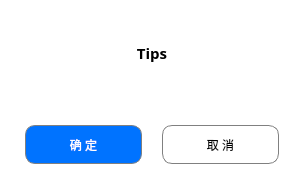
<?xml version="1.0" encoding="UTF-8"?>
<ui version="4.0">
 <class>QTipsWidget</class>
 <widget class="QWidget" name="QTipsWidget">
  <property name="geometry">
   <rect>
    <x>0</x>
    <y>0</y>
    <width>304</width>
    <height>184</height>
   </rect>
  </property>
  <property name="windowTitle">
   <string>Form</string>
  </property>
  <property name="styleSheet">
   <string notr="true">#QTipsWidget{
	
	background-color: rgb(255, 255, 255);
}

QPushButton{
border:1px solid;
border-radius:10px;
border-color:gray;
}</string>
  </property>
  <layout class="QVBoxLayout" name="verticalLayout" stretch="4,3">
   <property name="spacing">
    <number>0</number>
   </property>
   <property name="leftMargin">
    <number>0</number>
   </property>
   <property name="topMargin">
    <number>0</number>
   </property>
   <property name="rightMargin">
    <number>0</number>
   </property>
   <property name="bottomMargin">
    <number>0</number>
   </property>
   <item>
    <layout class="QHBoxLayout" name="horizontalLayout">
     <property name="topMargin">
      <number>0</number>
     </property>
     <item>
      <widget class="QLabel" name="TipsLabel">
       <property name="font">
        <font>
         <family>微软雅黑</family>
         <pointsize>11</pointsize>
         <weight>75</weight>
         <bold>true</bold>
        </font>
       </property>
       <property name="text">
        <string>Tips</string>
       </property>
       <property name="alignment">
        <set>Qt::AlignCenter</set>
       </property>
      </widget>
     </item>
    </layout>
   </item>
   <item>
    <layout class="QHBoxLayout" name="horizontalLayout_2" stretch="1,1">
     <property name="spacing">
      <number>20</number>
     </property>
     <property name="leftMargin">
      <number>25</number>
     </property>
     <property name="topMargin">
      <number>20</number>
     </property>
     <property name="rightMargin">
      <number>25</number>
     </property>
     <property name="bottomMargin">
      <number>20</number>
     </property>
     <item>
      <widget class="QPushButton" name="ConfirmPushButton">
       <property name="sizePolicy">
        <sizepolicy hsizetype="Preferred" vsizetype="Preferred">
         <horstretch>0</horstretch>
         <verstretch>0</verstretch>
        </sizepolicy>
       </property>
       <property name="font">
        <font>
         <family>微软雅黑</family>
         <weight>50</weight>
         <bold>false</bold>
        </font>
       </property>
       <property name="styleSheet">
        <string notr="true">background-color:#0073FF;
color:white</string>
       </property>
       <property name="text">
        <string>确 定</string>
       </property>
      </widget>
     </item>
     <item>
      <widget class="QPushButton" name="CancelPushButton">
       <property name="sizePolicy">
        <sizepolicy hsizetype="Preferred" vsizetype="Preferred">
         <horstretch>0</horstretch>
         <verstretch>0</verstretch>
        </sizepolicy>
       </property>
       <property name="font">
        <font>
         <family>微软雅黑</family>
        </font>
       </property>
       <property name="text">
        <string>取 消</string>
       </property>
      </widget>
     </item>
    </layout>
   </item>
  </layout>
 </widget>
 <resources/>
 <connections/>
</ui>
